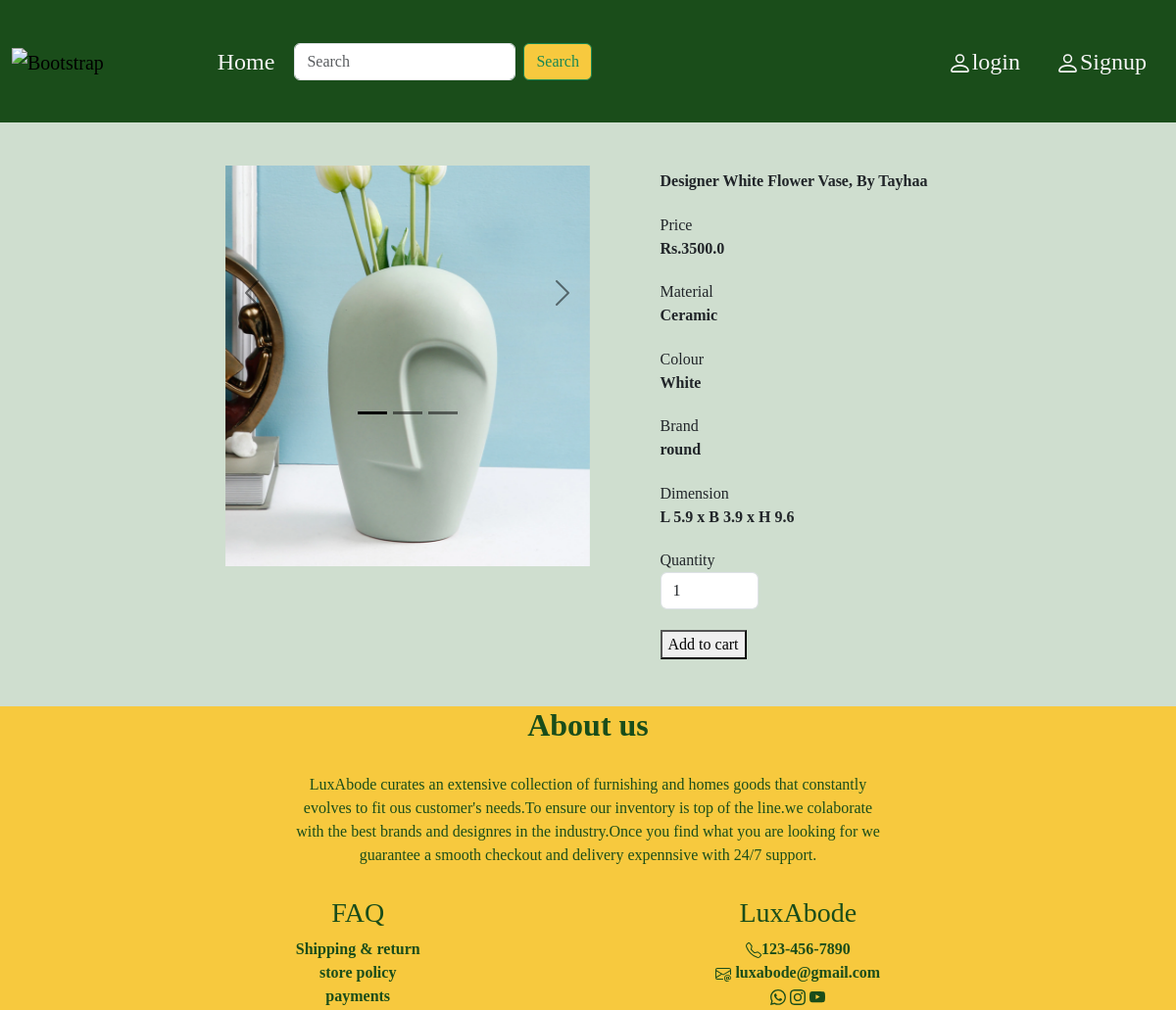
The page /view_item/3 on the database its author committed.
### adminApp/models.py (models this page shows)
class item(models.Model):
    item_name = models.CharField(max_length=200)
    item_material = models.CharField(max_length=200)
    item_colour = models.CharField(max_length=200)
    item_brand = models.CharField(max_length=200)
    item_price = models.FloatField(max_length=200)
    item_dimension = models.CharField(max_length=200)
    item_image1 = models.ImageField(upload_to='images',default='abc.jpg')
    item_image2 = models.ImageField(upload_to='images',default='abc.jpg')
    item_image3 = models.ImageField(upload_to='images',default='abc.jpg')
    category = models.ForeignKey(item_category,on_delete=models.CASCADE)
    class Meta:
        db_table = 'items'

### userApp/views.py (the view)
# urls.py: path("view_item/<id>",views.view_item),
def view_item(request, id):
    cats = item_category.objects.all()
    items = item.objects.filter(id=id)
    return render(request, "view.html", {"items": items, "cats": cats})

### userApp/template/view.html (shortened to what this page needs)
{% extends "homeDecor.html"%}
{% block "content" %}
<form method="post" action="/addToCart">
    <div class="container">
        {%for item in items%}
        <div class="panel panel-primary d-flex flex-row justify-content-center">
            <div id="carouselExampleIndicators" class="carousel slide col-sm-4 m-4 carousel-dark">
                <div class="carousel-indicators">
                    <button type="button" data-bs-target="#carou selExampleIndicators" data-bs-slide-to="0"
                        class="active" aria-current="true" aria-label="Slide 1"></button>
                    <button type="button" data-bs-target="#carouselExampleIndicators" data-bs-slide-to="1"
                        aria-label="Slide 2"></button>
                    <button type="button" data-bs-target="#carouselExampleIndicators" data-bs-slide-to="2"
                        aria-label="Slide 3"></button>
                </div>
                <div class="carousel-inner ">
                    <div class="carousel-item active">
                        <img src="{{item.item_image1.url}}" class="d-block w-100" alt="loading">
                    </div>
                </div>
                <button class="carousel-control-prev" type="button" data-bs-target="#carouselExampleIndicators"
                    data-bs-slide="prev">
                    <span class="carousel-control-prev-icon" aria-hidden="true"></span>
                </button>
                <button class="carousel-control-next" type="button" data-bs-target="#carouselExampleIndicators"
                    data-bs-slide="next">
                    <span class="carousel-control-next-icon" aria-hidden="true"></span>
                </button>
            </div>
            <div class="d-flex flex-column justify-content-between m-5" style="height: 500px;">
                <div>
                    <b><input type="hidden" name="I_id" value="{{item.id}}" />
                        {{item.item_name}}
                    </b>
                </div>
                <div>
                    <div>Price</div>
                    <div> <b>Rs.{{item.item_price}}</b></div>
                </div>
                <div>
                    <div>Material </div>
                    <div><b>{{item.item_material}}</b></div>
                </div>
                <div>
                    <div>Colour </div>
                    <div><b>{{item.item_colour}}</b></div>
                </div>
                <div>
                    <div>Brand</div>
                    <div><b>{{item.item_brand}}</b></div>
                </div>
                <div>
                    <div>Dimension </div>
                    <div><b>{{item.item_dimension}}</b></div>
                </div>
                <div>Quantity
                    <select class="form-control " name="qyt" style="width: 100px;">
                        <option>1</option>
                    </select>
                </div>
                <div><button class="button btn-success" type="submit">Add to cart</button> </div>
            </div>
        </div>
        {% endfor %}
    </div>
</form>
{% endblock %}

### static/css/global.css (style rules this page uses)
.body { background-color: #cfdecf; font-family: "Times New Roman", Times, serif; }
.slide { height: 300px; padding-top: 20px; padding-bottom: 20px; }

### rows shown on the page
item: item_image1 (picture), item_name "Designer White Flower Vase, By Tayhaa", item_price "3500.0", item_material "Ceramic", item_colour "White", item_brand "round", item_dimension "L 5.9 x B 3.9 x H 9.6"
